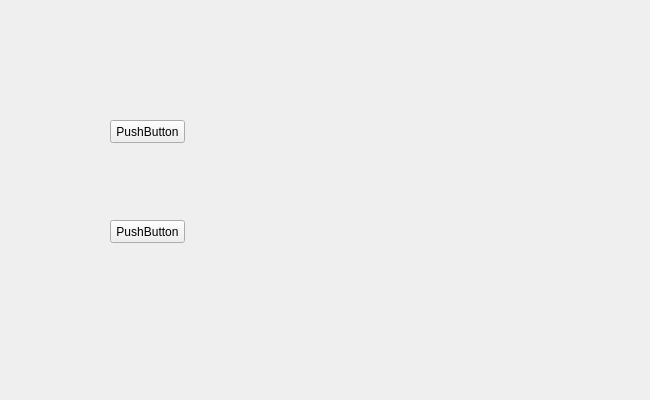
<?xml version="1.0" encoding="UTF-8"?>
<ui version="4.0">
 <class>Step3</class>
 <widget class="QWidget" name="Step3">
  <property name="geometry">
   <rect>
    <x>0</x>
    <y>0</y>
    <width>650</width>
    <height>400</height>
   </rect>
  </property>
  <property name="windowTitle">
   <string>Form</string>
  </property>
  <widget class="QPushButton" name="pushButton">
   <property name="geometry">
    <rect>
     <x>110</x>
     <y>120</y>
     <width>75</width>
     <height>23</height>
    </rect>
   </property>
   <property name="text">
    <string>PushButton</string>
   </property>
  </widget>
  <widget class="QPushButton" name="pushButton_2">
   <property name="geometry">
    <rect>
     <x>110</x>
     <y>220</y>
     <width>75</width>
     <height>23</height>
    </rect>
   </property>
   <property name="text">
    <string>PushButton</string>
   </property>
  </widget>
 </widget>
 <resources/>
 <connections/>
</ui>
